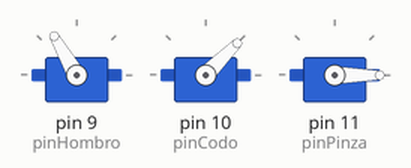
Simulated run of this sketch. Board: Arduino Uno, built with avr-gcc and run on an emulated ATmega328P. Parts: 3 × servo.

Above: at 0.55 s.
At 3.5 s:
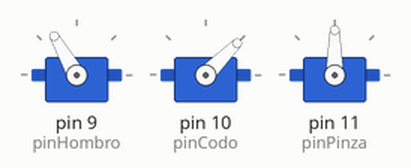
At 5.0 s:
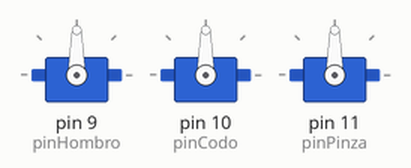
At 6.5 s:
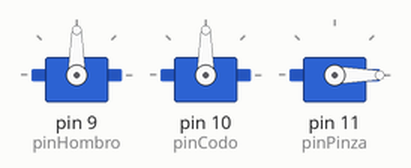
Timing chart, 0 to 8.3 s (numbered marks = the images above):
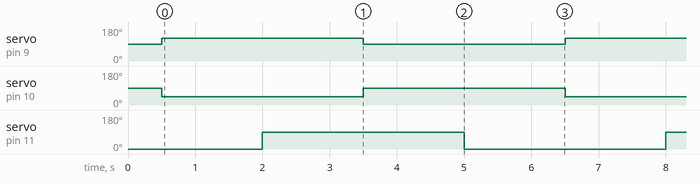

Measured:
- by itself, servo on pin 9 (pinHombro): alternates 120° for 3.0 s and 90° for 3.0 s
- by itself, servo on pin 10 (pinCodo): alternates 90° for 3.0 s and 45° for 3.0 s
- by itself, servo on pin 11 (pinPinza): alternates 90° for 3.0 s and 0° for 3.0 s

The sketch:

index.ino
```cpp
#include <Servo.h>

// Define los pines a los que están conectados los servomotores
const int pinHombro = 9;
const int pinCodo = 10;
const int pinPinza = 11;

// Crea objetos servo para controlar cada servomotor
Servo servoHombro;
Servo servoCodo;
Servo servoPinza;

// Ángulos iniciales de cada articulación
int anguloHombro = 90;
int anguloCodo = 90;
int anguloPinza = 0;

// Función para mover el brazo a una posición específica
void moverBrazo(int angHombro, int angCodo, int angPinza) {
  servoHombro.write(angHombro);
  servoCodo.write(angCodo);
  servoPinza.write(angPinza);
  delay(500); // Pequeño retardo para dar tiempo a que se mueva el servo
}

void setup() {
  // Inicializa los objetos servo
  servoHombro.attach(pinHombro);
  servoCodo.attach(pinCodo);
  servoPinza.attach(pinPinza);

  // Mueve el brazo a la posición inicial
  moverBrazo(anguloHombro, anguloCodo, anguloPinza);
}

void loop() {
  // Ejemplo de movimiento del brazo robótico
  // Puedes modificar estos ángulos para adaptarlos a tu brazo robótico

  // Mueve el brazo hacia arriba
  moverBrazo(120, 45, 0);
  delay(1000);

  // Cierra la pinza
  moverBrazo(120, 45, 90);
  delay(1000);

  // Mueve el brazo hacia abajo
  moverBrazo(90, 90, 90);
  delay(1000);

  // Abre la pinza
  moverBrazo(90, 90, 0);
  delay(1000);
}
```

arduino.cpp
```cpp
#include <Servo.h>

// Define los pines a los que están conectados los servomotores
const int pinHombro = 9;
const int pinCodo = 10;
const int pinPinza = 11;

// Crea objetos servo para controlar cada servomotor
Servo servoHombro;
Servo servoCodo;
Servo servoPinza;

// Función para mover el brazo a una posición específica
void moverBrazo(int angHombro, int angCodo, int angPinza) {
  servoHombro.write(angHombro);
  servoCodo.write(angCodo);
  servoPinza.write(angPinza);
  delay(500); // Pequeño retardo para dar tiempo a que se mueva el servo
}

void setup() {
  // Inicializa los objetos servo
  servoHombro.attach(pinHombro);
  servoCodo.attach(pinCodo);
  servoPinza.attach(pinPinza);

  // Mueve el brazo a la posición inicial
  moverBrazo(90, 90, 0);
}

void loop() {
  // Ejemplo de movimiento del brazo robótico
  // Puedes modificar estos ángulos para adaptarlos a tu brazo robótico

  // Mueve el brazo hacia arriba
  moverBrazo(120, 45, 0);
  delay(1000);

  // Cierra la pinza
  moverBrazo(120, 45, 90);
  delay(1000);

  // Mueve el brazo hacia abajo
  moverBrazo(90, 90, 90);
  delay(1000);

  // Abre la pinza
  moverBrazo(90, 90, 0);
  delay(1000);
}
```
